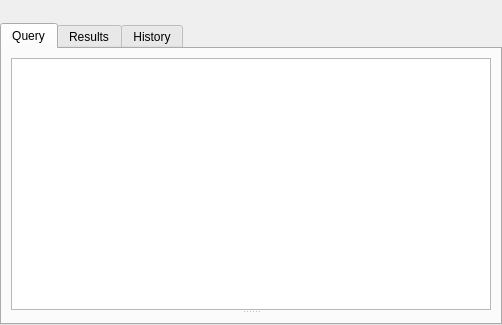
<?xml version="1.0" encoding="UTF-8"?>
<ui version="4.0">
 <class>EditorWindow</class>
 <widget class="QWidget" name="EditorWindow">
  <property name="geometry">
   <rect>
    <x>0</x>
    <y>0</y>
    <width>502</width>
    <height>325</height>
   </rect>
  </property>
  <property name="windowTitle">
   <string>SQL editor</string>
  </property>
  <layout class="QVBoxLayout" name="verticalLayout">
   <property name="margin">
    <number>0</number>
   </property>
   <item>
    <widget class="QToolBar" name="toolBar"/>
   </item>
   <item>
    <widget class="QTabWidget" name="tabWidget">
     <property name="currentIndex">
      <number>0</number>
     </property>
     <widget class="QWidget" name="query">
      <attribute name="title">
       <string>Query</string>
      </attribute>
      <layout class="QVBoxLayout" name="verticalLayout_3">
       <item>
        <widget class="QSplitter" name="splitter_2">
         <property name="orientation">
          <enum>Qt::Vertical</enum>
         </property>
         <widget class="SqlEditor" name="sqlEdit">
          <property name="contextMenuPolicy">
           <enum>Qt::CustomContextMenu</enum>
          </property>
         </widget>
         <widget class="QWidget" name="resultsContainer" native="true">
          <layout class="QVBoxLayout" name="verticalLayout_5">
           <property name="margin">
            <number>0</number>
           </property>
          </layout>
         </widget>
        </widget>
       </item>
      </layout>
     </widget>
     <widget class="QWidget" name="results">
      <attribute name="title">
       <string notr="true">Results</string>
      </attribute>
      <layout class="QVBoxLayout" name="verticalLayout_4">
       <item>
        <widget class="QWidget" name="resultsFrame" native="true">
         <layout class="QVBoxLayout" name="verticalLayout_6">
          <property name="margin">
           <number>0</number>
          </property>
          <item>
           <widget class="DataView" name="dataView">
            <property name="tabPosition">
             <enum>QTabWidget::South</enum>
            </property>
            <property name="currentIndex">
             <number>-1</number>
            </property>
           </widget>
          </item>
         </layout>
        </widget>
       </item>
      </layout>
     </widget>
     <widget class="QWidget" name="history">
      <attribute name="title">
       <string>History</string>
      </attribute>
      <layout class="QVBoxLayout" name="verticalLayout_2">
       <item>
        <widget class="QSplitter" name="splitter">
         <property name="orientation">
          <enum>Qt::Vertical</enum>
         </property>
         <widget class="QTableView" name="historyList">
          <property name="alternatingRowColors">
           <bool>true</bool>
          </property>
          <property name="selectionMode">
           <enum>QAbstractItemView::SingleSelection</enum>
          </property>
          <property name="selectionBehavior">
           <enum>QAbstractItemView::SelectRows</enum>
          </property>
          <attribute name="horizontalHeaderStretchLastSection">
           <bool>true</bool>
          </attribute>
         </widget>
         <widget class="SqlView" name="historyContents">
          <property name="readOnly">
           <bool>true</bool>
          </property>
         </widget>
        </widget>
       </item>
      </layout>
     </widget>
    </widget>
   </item>
  </layout>
 </widget>
 <customwidgets>
  <customwidget>
   <class>DataView</class>
   <extends>QTabWidget</extends>
   <header>dataview.h</header>
   <container>1</container>
  </customwidget>
  <customwidget>
   <class>SqlEditor</class>
   <extends>QPlainTextEdit</extends>
   <header>sqleditor.h</header>
  </customwidget>
  <customwidget>
   <class>SqlView</class>
   <extends>QPlainTextEdit</extends>
   <header>sqlview.h</header>
  </customwidget>
 </customwidgets>
 <resources/>
 <connections/>
</ui>
